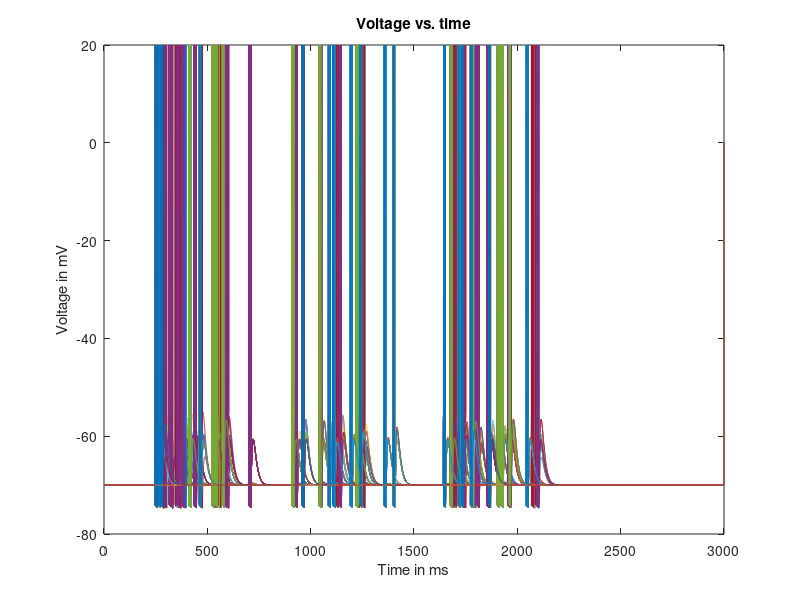

MATLAB code for this plot: (Note: this script raises an error after producing the figure.)
% Lab 2: Build an integrate-and-fire model neuron and observe its spiking  
%             for various levels of injected current 

clear
close all
clc


%DEFINE PARAMETERS 
inpN = 10;             % Number of input neurons to one output neuron
inpConn = .2;           % connection probability for input to output
exc_exc_Conn = .1;      % 10% connection probability for recurrent exc
inh_exc_Conn = .2;      % 20% connection probability for inh to exc

N = 100;
inhProb = .2;

% Input distribution
k_inh = 1*(rand(inpN,1)<inhProb);
k_exc = ~k_inh;
inhInds = find(k_exc~=1);
excInds = find(k_exc==1);
numExc = length(excInds);
numInh = length(inhInds);

% Hidden layer distribution
hiddenInh = 1*(rand(N,1)<inhProb);
hiddenExc = ~hiddenInh;
hidInhInds = find(hiddenExc~=1);
hidExcInds = find(hiddenExc==1);
excN = length(hidExcInds);
inhN = length(hidInhInds);

dt = 0.1;               % time step [ms] 
t_end = 3000;           % total time of run [ms] 
t_StimStart = 10;      % time to start injecting current [ms] 
t_StimEnd = 900;        % time to end injecting current [ms] 
E_L = -70;              % resting membrane potential [mV] 
V_th = -55;             % spike threshold [mV] 
V_reset = -75;          % value to reset voltage to after a spike [mV] 
V_spike = 20;           % value to draw a spike to, when cell spikes [mV] 
R_m = 10;               % membrane resistance [MOhm]. NOTE: If high, is more sensitive to injected current.
tau = 10;               % membrane time constant [ms] 
f_rate = 0.0037;         % ms^-1

T = ceil(t_end/dt);      % Number of time steps per ms.

%DEFINE INITIAL VALUES AND VECTORS TO HOLD RESULTS 
t_vect = 0:dt:t_end;                        % will hold vector of times 
V_vect = zeros(N,length(t_vect));           % initialize the voltage vector (runs faster)
V_plot_vect = zeros(N,length(t_vect));      % pretty version of V_vect to be plotted, that displays a spike 
                                            % whenever voltage reaches threshold 
                                      % index denoting which element of V is being assigned 
V_inf = zeros(N,1);
V_vect(:,1)= E_L;                             % first element of V, i.e. value of V at t=0 
V_plot_vect(:,1) = V_vect(1);                 % if no spike, then just plot the actual voltage V 

%INTEGRATE THE EQUATION tau*dV/dt = -V + E_L + I_e*R_m 
I_Stim = 1.51;                                  % magnitude of pulse of injected current [nA] 
I_e_vect = zeros(1,t_StimStart/dt);             % portion of I_e_vect from t=0 to t=t_StimStart 
I_e_vect = [I_e_vect  I_Stim*ones(1,1+ ...
    ((t_StimEnd-t_StimStart)/dt))];             % add portion from t=t_StimStart to t=t_StimEnd 
I_e_vect = [I_e_vect  zeros(1, ...
    (t_end-t_StimEnd)/dt)];                     % add portion from t=t_StimEnd to t=t_end 


g_in = zeros(inpN,1);
E_in = zeros(inpN,1);

g = zeros(N,1);
E = zeros(N,1);
E(hidInhInds) = -85;

w_in = 0.07 * (rand(N,inpN) < inpConn);
w_exc_exc = 0.000000005 * (rand(excN,excN) < exc_exc_Conn);
w_inh_exc = .0001 * (rand(inhN,excN) < inh_exc_Conn);

% SYNAPTIC INPUT MODEL
% I_syn = sum(w_in*g_in(t)*(E_in-v(t))
% g_in = g_in/tau
% To compute avg firing rate, want # spikes/ sec.
% Interspike interval: time between ith and i+1th spike (is). Corresp. FR
% is 1/tisi.

numSpk = zeros(N,1);        % hold number of spikes that have occurred for this neuron.
spkMat = zeros(N,length(t_vect));   % hold spikes per neuron over time to make a raster plot
fired = 0;
t_past = 0;
for t=1:T-1   %loop through values of t in steps of dt ms 
%     % Add a new neuron every 4 steps.
%     if t == t_past+200
%         t_past = t;
%         N = N+1;
%         V_inf(N,:) = 0;
%         V_vect(N,:) = E_L;
%         V_plot_vect(N,:) = 0;
%         g(N,:) = 0;
%         I_app(N,:) = 0;
%         fired(N) = 0;
%         numSpk(N) = 0;
%         
%         inpConnRand = rand;
%         if inpConnRand < inpConn
%             w_in(N,:) = 0.07;
%         else
%             w_in(N,:) = 0;
%         end
%         
%         inhOrExc = rand;
%         if inhOrExc < 0.8
%             excN = excN + 1;
%             E(N) = 0;
%             hidExcInds(end+1) = N;
%             
%             % This only needs to be done if a new exc neuron was added
%             excConnRand = rand;
%             if excConnRand < exc_exc_Conn
%                 w_exc_exc(excN,excN) = 0.000000005;
%             else
%                 w_exc_exc(excN,excN) = 0;
%             end     
%             inhConnRand = rand;
%             if inhConnRand < inh_exc_Conn
%                 w_inh_exc(:,excN) = .0001;
%             else
%                 w_inh_exc(:,excN) = 0;
%             end            
%         else
%             inhN = inhN + 1;
%             E(N) = -85;
%             hidInhInds(end+1) = N;
%             
%             % This only needs to be done if a new inh neuron was added
%             inhConnRand = rand;
%             if inhConnRand < inh_exc_Conn
%                 w_inh_exc(inhN,:) = .0001;
%             else
%                 w_inh_exc(inhN,:) = 0;
%             end            
%         end
%     end    
    if (t*dt > 200 && t*dt < 700) || (t*dt >900 && t*dt < 1400) || (t*dt > 1600 && t*dt < 2100)  % provide input current over ms = 200:700
        temp_p = rand(inpN,1)<f_rate*dt;
        p(excInds,:) = temp_p(excInds);
        p(inhInds,:) = -1*(temp_p(inhInds));
    else
        p = 0;
    end
    
    % update conductance of g_in   
    I_app = w_in * (g_in .* E_in)-(w_in * g_in) .* V_vect(:,t);
    I_app = I_app - (w_in * g_in) .* V_vect(t);
    g_in = (1-dt/tau) * g_in;
    
    % update recurrent connection conductances
    g = g + fired;
    I_inh = w_inh_exc * (g(hidExcInds,:) .* E(hidExcInds,:)) - ...
        (w_inh_exc * g(hidExcInds,:)) .* V_vect(hidInhInds,t);
    I_exc = w_exc_exc * (g(hidExcInds,:) .* E(hidExcInds,:)) - ...
        (w_exc_exc * g(hidExcInds,:)) .* V_vect(hidExcInds,t);
    
    I_app(hidInhInds) = I_app(hidInhInds) + I_inh;
    I_app(hidExcInds) = I_app(hidExcInds) + I_exc;
    g = (1-dt/tau)*g;
    
    V_inf = E_L + I_app*R_m;        
    %V_inf(inhInds) = E_L - I_app(inhInds)*R_m;
    
    % value that V_vect is exponentially decaying towards at this time step 
    % next line does the integration update rule 
    V_vect(:,t+1) = V_inf + (V_vect(:,t) - V_inf)*exp(-dt/tau);
    
    fired = V_vect(:,t+1)>=V_th;
    inds_spk = find(V_vect(:,t+1) >= V_th);
    inds_noSpk = find(V_vect(:,t+1) < V_th);
    g_in = g_in + p;
%     if N > 50
%         disp('updated neuron total');
%         pause
%     end     
%     if any(V_vect(:,t+1)>V_th)
%         disp('at least one cell spiked');
%         pause
%     end

    %if (V_vect(:,t+1) > V_th)                 % cell spiked 
            V_vect(inds_spk,t+1) = V_reset;          % set voltage back to V_reset 
            V_plot_vect(inds_spk,t+1) = V_spike;     % set vector that will be plotted to show a spike here 
            numSpk(inds_spk) = numSpk(inds_spk) + 1;
            spkMat(inds_spk,t) = 1;
           
    %else   
%             % voltage didn't cross threshold so cell does not spike
%             V_plot_vect(t+1) = V_vect(t+1); % plot the actual voltage 
            V_plot_vect(inds_noSpk,t+1) = V_vect(inds_noSpk,t+1);
    %end  
   
end 

avgFR = 1000*numSpk/(t_StimEnd-t_StimStart);     % gives us average FR in Hz.

%MAKE PLOTS 
figure(1) 
plot(t_vect, V_plot_vect);   
title('Voltage vs. time'); 
xlabel('Time in ms'); 
ylabel('Voltage in mV'); 

figure;
grpID = 'Hidden Layer';
plotRaster(spkMat,grpID,hidExcInds,hidInhInds);
